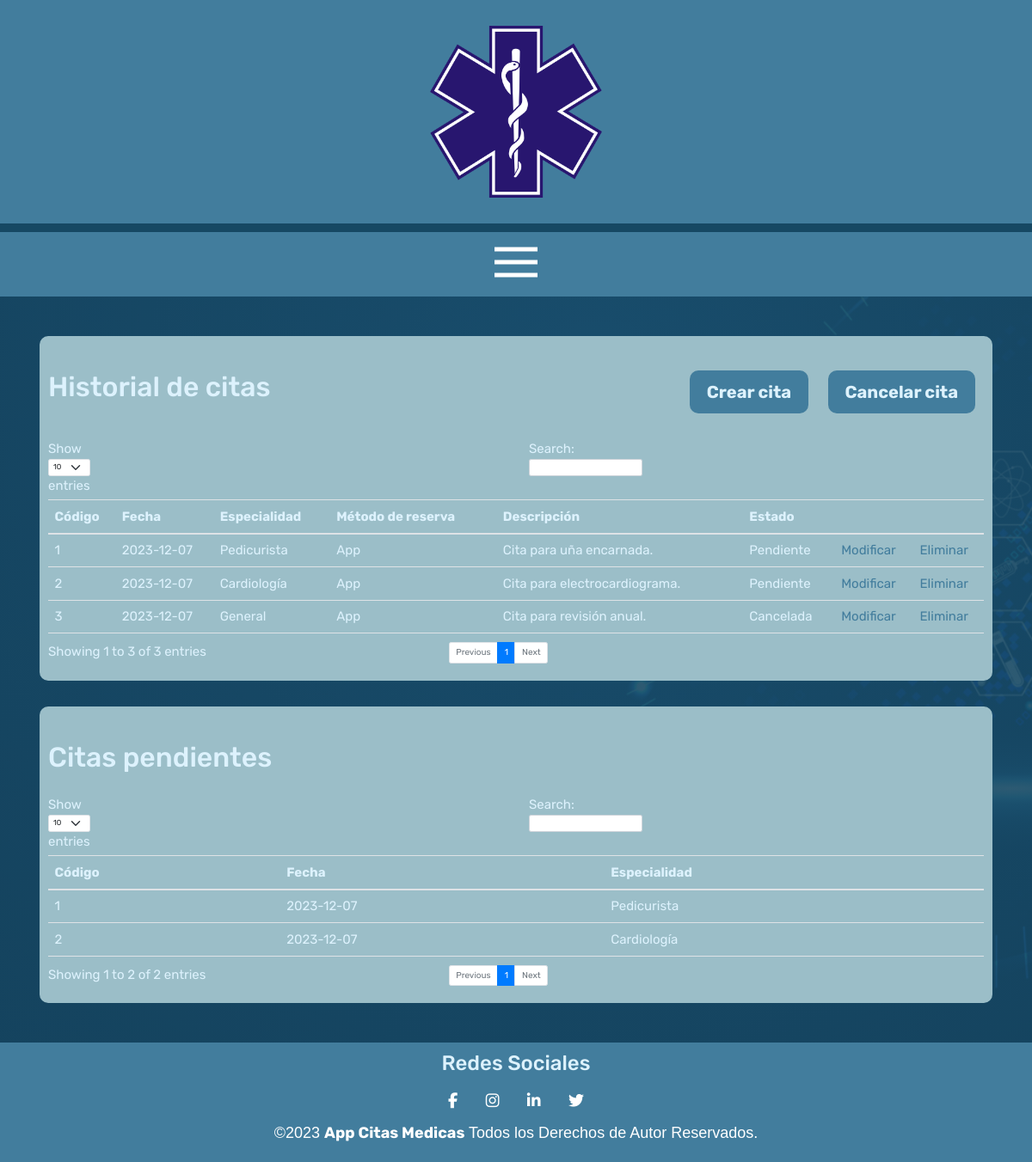
The page /citas.php (signed in) on the database its author committed.
### tables this page shows
CREATE TABLE `tab_citas` (
    `CodCita` INT NOT NULL AUTO_INCREMENT,
    `Fecha` DATE NOT NULL,
    `Especialidad` VARCHAR(100) NOT NULL,
    `MétodoReserva` VARCHAR(100) NOT NULL,
    `Descripción` VARCHAR(510) NOT NULL,
    `Estado` VARCHAR(100) NOT NULL,
    PRIMARY KEY (`CodCita`)
);

### dbCRUD/datosCRUD.php (called while the page is built, shortened)
<?php
function getDatosArray($sql) {
    $retorno = array();
    try {
        $oConexion = Conecta();
        if(mysqli_set_charset($oConexion, "utf8")){
            if(!$result = mysqli_query($oConexion, $sql)) die();
            while ($row = mysqli_fetch_array($result)) {
                $retorno[] = $row;
            }
        }
    } catch (Throwable $th) {
        error_log($th, 0);
    }finally{
        Desconecta($oConexion);
    }
    return $retorno;
}

### citas.php (the view, shortened to what this page needs)
<?php
    require_once "templates/head.php";
    require_once "templates/headerNavbar.php";
?>
<main class = "contenedor">
    <div class = 'contenido__historialCitas'>
        <div class = 'contenido__encabezado'>
            <h2>Historial de citas</h2>
            <div>
            <a href='#form__crear' class = 'btn__accion'>Crear cita</a>
            <a href='#form__cancelar' class = 'btn__accion'>Cancelar cita</a>
            </div>
        </div>
        <div class = 'contenido__tabla'>
        <?php
            try {
                include_once "dbCRUD/datosCRUD.php";
                $idUsuarioEnSesion = $_SESSION['id'];
                $queryRole = "SELECT CodRol FROM tab_rolesusuario WHERE Cédula = $idUsuarioEnSesion";
                $roles = getDatosArray($queryRole);
                $query = "SELECT c.CodCita, c.Fecha, c.Especialidad, c.MétodoReserva, c.Descripción, c.Estado FROM tab_citas c
                        LEFT JOIN tab_citasusuario cu ON c.CodCita = cu.CodCita
                        LEFT JOIN tab_usuarios u ON u.Cédula = cu.Cédula
                        WHERE u.Cédula = $idUsuarioEnSesion";
                foreach($roles as $rol){
                    if($rol['CodRol'] == "3"){
                        $query = "SELECT c.CodCita, c.Fecha, c.Especialidad, c.MétodoReserva, c.Descripción, c.Estado FROM tab_citas c";
                    }
                }
                $citas = getDatosArray($query);
                $citasPendientes = array();
                if(!empty($citas)){
                    echo "<div class='table-responsive'>";
                    echo "<table id = 'tabla__datos' class = 'table table-stripped'>";
                    echo "<thead>";
                    echo "<tr>\n
                            <th>Código</th>\n
                            <th>Fecha</th>\n
                            <th>Especialidad</th>\n
                            <th>Método de reserva</th>\n
                            <th>Descripción</th>\n
                            <th>Estado</th>\n
                            <th></th>\n
                            <th></th>\n
                        </tr>";
                    echo "</thead>";
                    echo "<tbody>";
                    foreach($citas as $cita){
                        echo "<tr>";
                        echo "<td id='codigo'>{$cita['CodCita']}</td>";
                        echo "<td id='fecha'>{$cita['Fecha']}</td>";
                        echo "<td id='especialidad'>{$cita['Especialidad']}</td>";
                        echo "<td id='reserva'>{$cita['MétodoReserva']}</td>";
                        echo "<td id='descripcion'>{$cita['Descripción']}</td>";
                        echo "<td id='estado'>{$cita['Estado']}</td>";
                        echo "<td><a id='btn__modificar' href='#form__modificar'>Modificar</a></td>";
                        echo "<td><a id='btn__borrar' href='#form__eliminar'>Eliminar</a></td>";
                        echo "</tr>";
                        if($cita['Estado'] == "Pendiente"){
                            array_push($citasPendientes, $cita);
                        }
                    }
                    echo "</tbody>";
                    echo "</table>";
                }
                else{
                    echo "No hay citas!";
                }
                echo "</div>";
                echo "</div>";
                echo "</div>";
                echo "<div class = 'contenido__pendientesCitas'>\n
                    <div class = 'contenido__encabezado'>\n
                        <h2>Citas pendientes</h2>\n
                    </div>\n
                    <div class = 'contenido__tabla'>";
                    echo "<div class='table-responsive'>";
                if(!empty($citasPendientes)){
                    echo "<table id = 'tabla__datos__secundaria' class = 'table table-stripped'>";
                    echo "<thead>";
                    echo "<tr>\n
                            <th>Código</th>\n
                            <th>Fecha</th>\n
                            <th>Especialidad</th>\n
                        </tr>";
                    echo "</thead>";
                    echo "<tbody>";
                    foreach($citasPendientes as $cita){
                        echo "<tr>";
                        echo "<td>{$cita['CodCita']}</td>";
                        echo "<td>{$cita['Fecha']}</td>";
                        echo "<td>{$cita['Especialidad']}</td>";
                        echo "</tr>";
                    }
                    echo "</tbody>";
                    echo "</table>";
                }
                else{
                    echo "No hay citas pendientes!";
                }
                echo "</div>";
            } catch(Throwable $th) {
                error_log($th, 0);
            }
        ?>
    </div>
</main>
<?php
    require_once "templates/footer.php";
?>

### templates/head.php (shortened to what this page needs)
<!DOCTYPE html>
<html lang="es">
<head>
    <link rel="stylesheet" href="css/normalize.css">
    <link rel="stylesheet" href="https://cdnjs.cloudflare.com/ajax/libs/twitter-bootstrap/5.3.0/css/bootstrap.min.css">
    <link rel="stylesheet" href="https://stackpath.bootstrapcdn.com/bootstrap/4.3.1/css/bootstrap.min.css">
    <link rel="stylesheet" href="css/style.css">
</head>

### templates/headerNavbar.php (shortened to what this page needs)
<?php
require_once "dbCRUD/datosCRUD.php";
echo "<body>";
echo "<header class='header'>";
echo "<a href='index.php'>";
echo "<img class='header__logo' src='img/logo.png' alt='Logotipo'>";
echo "</a>";
echo "</header>";
echo "<nav class='navegacion'>";
echo "<label for='check' class='menu__btn'>";
echo "<img src='IMG/menu.png' alt='Menu'>";
echo "</label>";
echo "</nav>";

### templates/footer.php (shortened to what this page needs)
        <footer class="footer">
            <div class="footer__obj">
                <h3>Redes Sociales</h3>
                <a href="#" class="fa fa-facebook"></a>
                <a href="#" class="fa fa-instagram"></a>
                <a href="#" class="fa fa-linkedin"></a>
                <a href="#" class="fa fa-twitter"></a>
                <p>&copy;2023 <b>App Citas Medicas</b> Todos los Derechos de Autor Reservados.</p>
            </div>
        </footer>
    </body>
</html>

### css/style.css (style rules this page uses)
:root { --primario: #427D9D; --primarioOscuro: #164863; --primarioOscuroTransparencia: rgba(22, 72, 99, 0.9); --secundario: #DDF2FD; --secundarioOscuro: #9BBEC8; --blanco: #FFF; --negro: #000; --rojo: #8B0000; --fuentePrincipal: 'Rubik', sans-serif; }
html { box-sizing: border-box; font-size: 62.5%; }
*, *:before, *:after { box-sizing: inherit; }
* { margin: 0; padding: 0; border: 0; font-size: 100%; vertical-align: baseline; font-family: 'Rubik', sans-serif; }
p { font-size: 1.8rem; font-family: Arial, Helvetica, sans-serif; color: var(--blanco); }
a { text-decoration: none; }
img { width: 100%; }
h1, h2, h3 { text-align: center; color: var(--secundario); font-family: var(--fuentePrincipal); }
h2 { font-size: 3.2rem; }
h3 { font-size: 2.4rem; }
.header { display: flex; justify-content: center; background-color: var(--primario); }
.header__logo { margin: 3rem 0; height: 200px; width: 200px; }
.footer { display: flex; justify-content: space-around; align-items: center; background-color: var(--primario); padding: 1rem 0; }
.footer__obj { display: inline-block; text-align: center; }
.footer__obj a { font-size: 1.8rem; margin: 15px 15px 15px 15px; font-family: Arial, Helvetica, sans-serif; color: var(--blanco); }
.navegacion { background-color: var(--primario); padding: 1rem 0; display: flex; justify-content: center; gap: 2rem; border-style: solid; border-color: var(--primarioOscuro); border-width: 10px; border-bottom: none;border-left: none;border-right: none; }
.menu__btn { float: right; cursor: pointer; list-style-type: none; display: none; }
@media (max-width: 1500px) { .menu__btn { display: block; } }
html,body { min-height: 100%; }
body { background-image: linear-gradient(var(--primarioOscuroTransparencia),var(--primarioOscuroTransparencia)), url(../img/Header.jpg); background-size: cover; background-attachment: fixed; }
.contenedor { display: grid; grid-template-columns: repeat(auto-fill, minmax(min(800px, 100%), 1fr)); gap: 10px; grid-auto-rows: minmax(100px, auto); margin: 3%; }
.contenido__pendientesCitas, .contenido__historialCitas, .contenido__contactos, .contenido__serviciosemergencia, .contenido__otrainfo, .contenido__descripcion, .contenido__contactosemergencia, .contenido__feedback, .contenido__usuarios, .contenido__examenes, .contenido__admin { padding: 10px 10px 10px 10px; margin: 10px 10px 10px 10px; background-color: var(--secundarioOscuro); border-radius: 10px; }
@media (min-width: 1200px) { .table-responsive { overflow: hidden !important; } }
table { min-width: 10vh !important; }
table a { color: var(--primario) !important; }
.contenido__tabla { font-size: 1.5rem; color: var(--secundario); }
table tr td, table tr th { background-color: var(--secundarioOscuro) !important; color: var(--secundario) !important; }
.contenido__encabezado { display: flex; justify-content: space-between; margin-bottom: 20px; margin-top: 20px; }
.contenido__encabezado h2 { display: inline-block; margin-top: 10px; }
.btn__accion { display: inline-block; padding: 10px 20px; text-align: center; text-decoration: none; font-size: 2rem; border-radius: 10px; background-color: var(--primario); color: var(--secundario); font-weight: bold; margin: 10px 10px 10px 10px; }

### rows shown on the page
tab_citas: CodCita "1", Fecha "2023-12-07", Especialidad "Pedicurista", MétodoReserva "App", Descripción "Cita para uña encarnada.", Estado "Pendiente"
tab_citas: CodCita "2", Fecha "2023-12-07", Especialidad "Cardiología", MétodoReserva "App", Descripción "Cita para electrocardiograma.", Estado "Pendiente"
tab_citas: CodCita "3", Fecha "2023-12-07", Especialidad "General", MétodoReserva "App", Descripción "Cita para revisión anual.", Estado "Cancelada"
